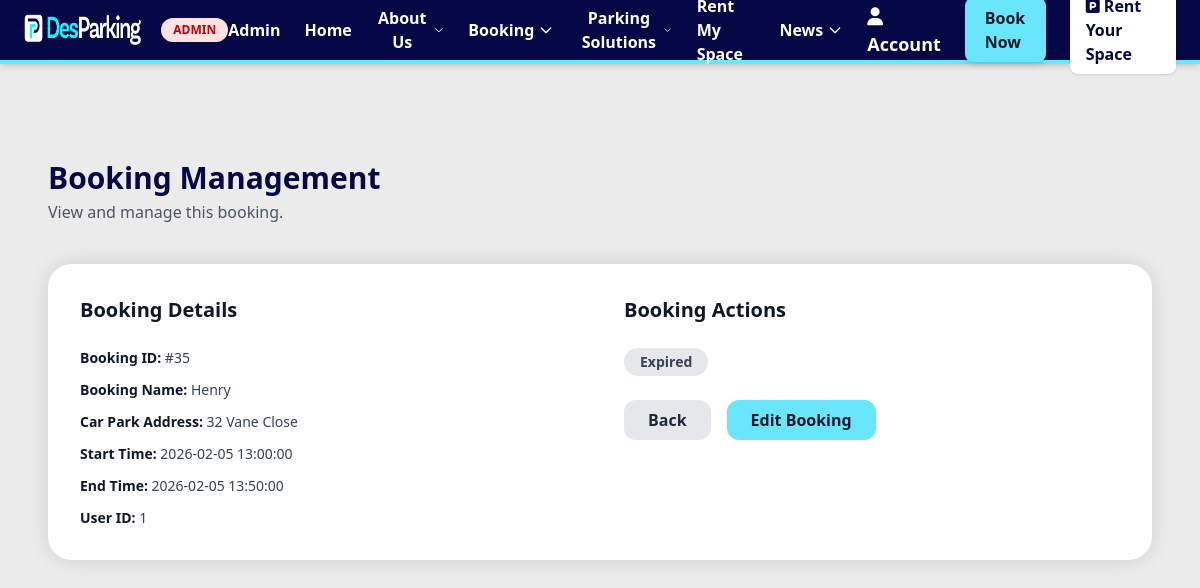
Screenshot of /booking.php?id=35 (signed in) with the database file from the repository.
### tables this page shows
CREATE TABLE `bookings` (
  `booking_id` int(11) NOT NULL AUTO_INCREMENT,
  `booking_carpark_id` int(11) NOT NULL,
  `booking_user_id` int(11) NOT NULL,
  `booking_name` varchar(50) NOT NULL,
  `booking_start` datetime NOT NULL,
  `booking_end` datetime NOT NULL,
  PRIMARY KEY (`booking_id`)
);

CREATE TABLE `carparks` (
  `carpark_id` int(11) NOT NULL AUTO_INCREMENT,
  `carpark_owner` int(11) NOT NULL,
  `carpark_name` varchar(100) NOT NULL,
  `carpark_description` varchar(255) NOT NULL,
  `carpark_capacity` int(11) NOT NULL DEFAULT 1,
  `carpark_address` text NOT NULL,
  `carpark_lng` double NOT NULL,
  `carpark_lat` double NOT NULL,
  `carpark_type` enum('bookable','affiliate') NOT NULL,
  `carpark_affiliate_url` varchar(255) DEFAULT NULL,
  `carpark_features` mediumtext DEFAULT NULL,
  PRIMARY KEY (`carpark_id`)
);

### public/php/config/db.php (called while the page is built, shortened)
<?php
class Dbh
{
    private static $db;
    private function __construct()
    {
        $this->connection = new PDO(
            'mysql:host=' . getenv('DB_HOST') . '; dbname=' . getenv('DB_NAME'),
            getenv('DB_USER'),
            getenv('DB_PASSWD')
        );
    }
    public static function getConnection()
    {
        if (self::$db == null) {
            self::$db = new Dbh();
        }
        return self::$db->connection;
    }
}

### public/php/models/Bookings.php (called while the page is built, shortened)
<?php
include_once $_SERVER['DOCUMENT_ROOT'] . '/php/config/db.php';
class Bookings extends Dbh
{
    private PDO $db;
    function __construct()
    {
        $this->db = Dbh::getConnection();
    }
    public function selectBookingByBookingId(int $bookingID): ?array
    {
        $query = "
            SELECT
                b.*,
                c.carpark_name,
                c.carpark_address,
                c.carpark_lat,
                c.carpark_lng,
                c.carpark_owner
            FROM bookings b
            INNER JOIN carparks c
                ON b.booking_carpark_id = c.carpark_id
            WHERE b.booking_id = :bookingID
            LIMIT 1
        ";
        $stmt = $this->db->prepare($query);
        $stmt->execute([':bookingID' => $bookingID]);
        $booking = $stmt->fetch(PDO::FETCH_ASSOC);
        return $booking ?: null;
    }
}

### public/php/api/bookings/ReadBookings.php (called while the page is built, shortened)
<?php
include_once $_SERVER['DOCUMENT_ROOT'] . '/php/models/Bookings.php';
class ReadBookings extends Bookings
{
    public function getBookingByBookingId($bookingID)
    {
        $booking = $this->selectBookingByBookingId($bookingID);
        return $booking;
    }
}

### public/booking.php (the view, shortened to what this page needs)
<?php
$bookingID = $_GET['id'] ?? null;
include_once $_SERVER['DOCUMENT_ROOT'] . '/php/api/bookings/ReadBookings.php';
$ReadBookings = new ReadBookings();
$booking = $ReadBookings->getBookingByBookingId((int)$bookingID);
?>
<!doctype html>
<html lang="en">
<head>
    <link href="/css/output.css" rel="stylesheet">
</head>
<body class="min-h-screen bg-[#ebebeb] pt-24">
    <?php include_once __DIR__ . '/partials/navbar.php'; ?>
    <section class="py-16">
        <div class="max-w-6xl mx-auto px-6">
            <div class="mb-10">
                <h1 class="text-3xl font-bold text-[#060745]">Booking Management</h1>
                <p class="text-gray-600 mt-1">View and manage this booking.</p>
            </div>
            <div class="bg-white rounded-3xl shadow-[0_0_20px_rgba(0,0,0,0.12)] p-8 grid grid-cols-1 md:grid-cols-2 gap-12">
                <div>
                    <h2 class="text-xl font-bold text-gray-900 mb-6">Booking Details</h2>
                    <div class="space-y-3 text-sm text-gray-700">
                        <p><span class="font-semibold text-gray-900">Booking ID:</span> #<?= htmlspecialchars($booking['booking_id']) ?></p>
                        <p><span class="font-semibold text-gray-900">Booking Name:</span> <?= htmlspecialchars($booking['booking_name']) ?></p>
                        <p><span class="font-semibold text-gray-900">Car Park Address:</span> <?= htmlspecialchars($booking['carpark_address']) ?></p>
                        <p><span class="font-semibold text-gray-900">Start Time:</span> <?= htmlspecialchars($booking['booking_start']) ?></p>
                        <p><span class="font-semibold text-gray-900">End Time:</span> <?= htmlspecialchars($booking['booking_end']) ?></p>
                        <p><span class="font-semibold text-gray-900">User ID:</span> <?= htmlspecialchars($booking['booking_user_id']) ?></p>
                    </div>
                </div>
                <div>
                    <h2 class="text-xl font-bold text-gray-900 mb-6">Booking Actions</h2>
                    <div class="mb-6">
                        <?php
                        $now = new DateTime();
                        $bookingEnd = new DateTime($booking['booking_end']);
                        $isExpired = $bookingEnd < $now;
                        $status = $isExpired ? 'expired' : $booking['booking_status'] ?? 'active';
                        $statusClasses = match ($status) {
                            'active' => 'bg-green-100 text-green-700',
                            'expired' => 'bg-gray-200 text-gray-700',
                            'cancelled' => 'bg-red-100 text-red-700',
                            default => 'bg-yellow-100 text-yellow-700'
                        };
                        ?>
                        <span class="inline-block px-4 py-1 rounded-full text-sm font-semibold <?= $statusClasses ?>">
                            <?= ucfirst($status) ?>
                        </span>
                    </div>
                    <div class="flex flex-wrap gap-4">
                        <a href="/account.php"
                            class="px-6 py-2 rounded-xl bg-gray-200 text-gray-800 font-semibold">
                            Back
                        </a>
                        <a href="/edit-booking.php?id=<?= $booking['booking_id'] ?>"
                            class="px-6 py-2 rounded-xl bg-[#6ae6fc] text-gray-900 font-semibold hover:bg-cyan-400">
                            Edit Booking
                        </a>
                    </div>
                </div>
            </div>
        </div>
    </section>
</body>
</html>

### rows the page displays
bookings: booking_id "35", booking_name "Henry", carparks.carpark_address "32 Vane Close", booking_start "2026-02-05 13:00:00", booking_end "2026-02-05 13:50:00", booking_user "1"
